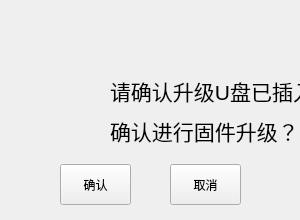
  <widget class="QWidget" name="widget_warn_gujian" native="true">
   <property name="geometry">
    <rect>
     <x>380</x>
     <y>170</y>
     <width>300</width>
     <height>220</height>
    </rect>
   </property>
   <property name="styleSheet">
    <string notr="true">#widget_warn_gujian
{
	background-image: url(:/picture/warnbackground.png);
}</string>
   </property>
   <widget class="QToolButton" name="toolButton_warn_gujian_enter">
    <property name="geometry">
     <rect>
      <x>60</x>
      <y>164</y>
      <width>71</width>
      <height>41</height>
     </rect>
    </property>
    <property name="text">
     <string>确认</string>
    </property>
   </widget>
   <widget class="QLabel" name="label_52">
    <property name="geometry">
     <rect>
      <x>20</x>
      <y>70</y>
      <width>81</width>
      <height>81</height>
     </rect>
    </property>
    <property name="styleSheet">
     <string notr="true">border-image: url(:/picture/jinggao.png);</string>
    </property>
    <property name="text">
     <string/>
    </property>
   </widget>
   <widget class="QToolButton" name="toolButton_warn_gujian_cancl">
    <property name="geometry">
     <rect>
      <x>170</x>
      <y>164</y>
      <width>71</width>
      <height>41</height>
     </rect>
    </property>
    <property name="text">
     <string>取消</string>
    </property>
   </widget>
   <widget class="QLabel" name="label_54">
    <property name="geometry">
     <rect>
      <x>110</x>
      <y>70</y>
      <width>191</width>
      <height>41</height>
     </rect>
    </property>
    <property name="font">
     <font>
      <pointsize>16</pointsize>
     </font>
    </property>
    <property name="text">
     <string>请确认升级U盘已插入</string>
    </property>
   </widget>
   <widget class="QLabel" name="label_55">
    <property name="geometry">
     <rect>
      <x>110</x>
      <y>110</y>
      <width>191</width>
      <height>41</height>
     </rect>
    </property>
    <property name="font">
     <font>
      <pointsize>16</pointsize>
     </font>
    </property>
    <property name="text">
     <string>确认进行固件升级？</string>
    </property>
   </widget>
  </widget>
